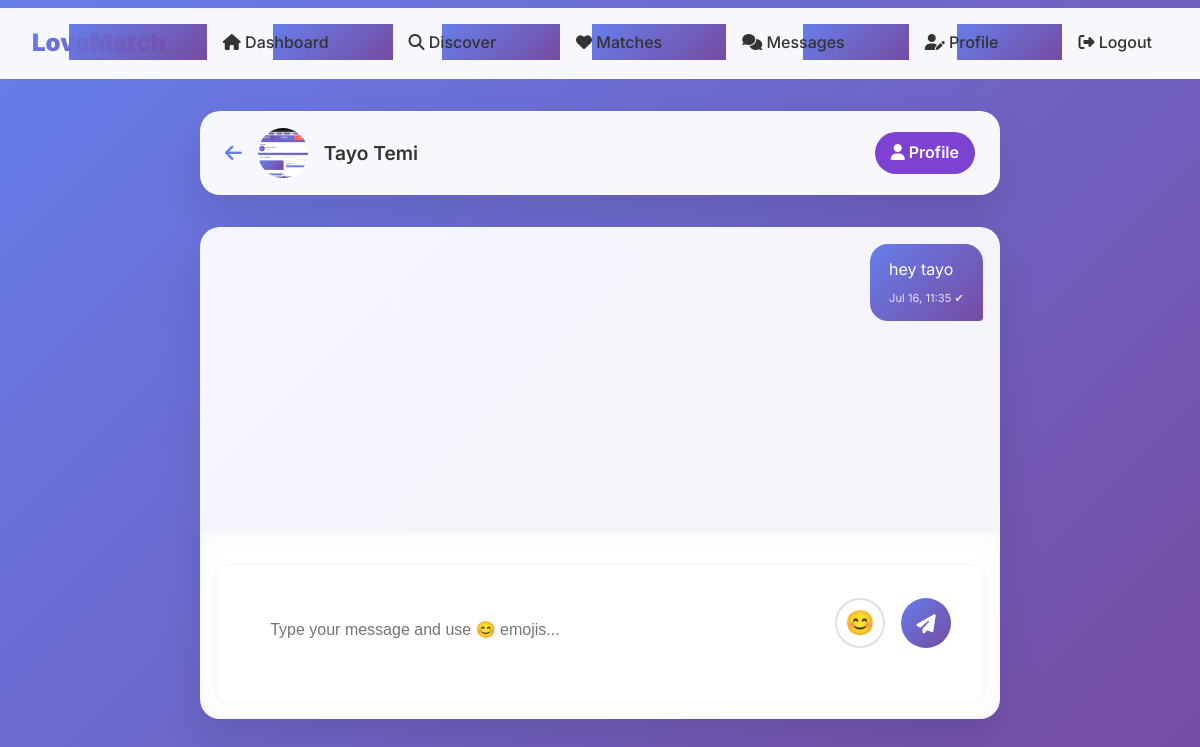
The app's page /messaging/conversation/3/ (signed in) with its own data.
### accounts/models.py (models this page shows, shortened)
class CustomUser(AbstractUser):
    email = models.EmailField(unique=True)
    date_of_birth = models.DateField(null=True, blank=True)
    phone_number = models.CharField(max_length=15, blank=True)
    is_email_verified = models.BooleanField(default=False)
    created_at = models.DateTimeField(auto_now_add=True)
    updated_at = models.DateTimeField(auto_now=True)
    USERNAME_FIELD = 'email'
    REQUIRED_FIELDS = ['username', 'first_name', 'last_name']

### profiles/models.py (models this page shows, shortened)
class Profile(models.Model):
    GENDER_CHOICES = [
        ('M', 'Male'),
        ('F', 'Female'),
        ('O', 'Other'),
    ]
    RELATIONSHIP_CHOICES = [
        ('casual', 'Casual Dating'),
        ('serious', 'Serious Relationship'),
        ('marriage', 'Marriage'),
        ('friendship', 'Friendship'),
    ]
    EDUCATION_CHOICES = [
        ('high_school', 'High School'),
        ('bachelors', "Bachelor's Degree"),
        ('masters', "Master's Degree"),
        ('phd', 'PhD'),
        ('other', 'Other'),
    ]
    user = models.OneToOneField(User, on_delete=models.CASCADE)
    bio = models.TextField(max_length=500, blank=True)
    gender = models.CharField(max_length=1, choices=GENDER_CHOICES)
    interested_in = models.CharField(max_length=1, choices=GENDER_CHOICES)
    location = models.CharField(max_length=100, blank=True)
    latitude = models.FloatField(null=True, blank=True)
    longitude = models.FloatField(null=True, blank=True)
    height = models.IntegerField(
        null=True, blank=True, help_text="Height in cm",
        validators=[MinValueValidator(50), MaxValueValidator(250)]
    )
    occupation = models.CharField(max_length=100, blank=True)
    education = models.CharField(max_length=20, choices=EDUCATION_CHOICES, blank=True)
    looking_for = models.CharField(max_length=20, choices=RELATIONSHIP_CHOICES, blank=True)
    smoking = models.BooleanField(default=False)
    drinking = models.BooleanField(default=False)
    is_verified = models.BooleanField(default=False)
    is_active = models.BooleanField(default=True)
    created_at = models.DateTimeField(auto_now_add=True)
    updated_at = models.DateTimeField(auto_now=True)
    @property
    def full_name(self):
        return f"{self.user.first_name} {self.user.last_name}"
    def get_primary_photo(self):
        primary = self.photos.filter(is_primary=True).first()
        return primary.image.url if primary else None

class ProfilePhoto(models.Model):
    profile = models.ForeignKey(Profile, related_name='photos', on_delete=models.CASCADE)
    image = models.ImageField(upload_to='profile_photos/')
    is_primary = models.BooleanField(default=False)
    created_at = models.DateTimeField(auto_now_add=True)
    class Meta:
        ordering = ['-is_primary', '-created_at']

### messaging/models.py (models this page shows, shortened)
class Message(models.Model):
    conversation = models.ForeignKey('Conversation', related_name='messages', on_delete=models.CASCADE)
    sender = models.ForeignKey(User, related_name='sent_messages', on_delete=models.CASCADE)
    recipient = models.ForeignKey(User, related_name='received_messages', on_delete=models.CASCADE)
    content = models.TextField()
    is_read = models.BooleanField(default=False)
    created_at = models.DateTimeField(auto_now_add=True)

### messaging/views.py (the view, shortened to what this page needs)
# urls.py: path('conversation/<int:pk>/', ConversationDetailView.as_view(), name='conversation_detail'),
class ConversationDetailView(LoginRequiredMixin, DetailView):
    model = Conversation
    template_name = 'messaging/conversation_detail.html'
    context_object_name = 'conversation'
    def get_queryset(self):
        user = self.request.user
        return Conversation.objects.filter(
            Q(match__user1=user) | Q(match__user2=user)
        )
    def get_context_data(self, **kwargs):
        context = super().get_context_data(**kwargs)
        context['messages'] = self.object.messages.select_related('sender').all()
        match = self.object.match
        if hasattr(match, 'get_other_user'):
            context['other_user'] = match.get_other_user(self.request.user)
        context['form'] = MessageForm()
        return context

### messaging/forms.py
class MessageForm(forms.ModelForm):
    class Meta:
        model = Message
        fields = ['content']
        widgets = {
            'content': forms.TextInput(attrs={
                'placeholder': 'Type your message and use 😊 emojis...',
                'style': 'flex: 1; padding: 0.8rem 1.2rem; border: 2px solid rgba(255,255,255,0.3); border-radius: 25px; background: rgba(255,255,255,0.9); font-size: 16px;',
                'required': True,
                'id': 'messageInput',
            }),
        }

### matching/models.py (called while the page is built)
    def get_other_user(self, current_user):
        return self.user2 if self.user1 == current_user else self.user1

### templates/messaging/conversation_detail.html (shortened to what this page needs)
{% extends 'base.html' %}
{% load static %}
{% block content %}
<div style="max-width: 800px; margin: 0 auto; height: 80vh; display: flex; flex-direction: column;">
    <div class="card" style="margin-bottom: 1rem; padding: 1rem 1.5rem; flex-shrink: 0;">
        <div style="display: flex; align-items: center; gap: 1rem;">
            <a href="{% url 'messaging:conversation_list' %}" style="color: #667eea; font-size: 1.2rem; text-decoration: none;">
                <i class="fas fa-arrow-left"></i>
            </a>
            {% if other_user.profile.get_primary_photo %}
                <img src="{{ other_user.profile.get_primary_photo }}" alt="{{ other_user.profile.full_name }}" style="width: 50px; height: 50px; border-radius: 50%; object-fit: cover;">
            {% else %}
                <img src="{% static 'images/default_profile.jpg' %}" alt="Default" style="width: 50px; height: 50px; border-radius: 50%; object-fit: cover;">
            {% endif %}
            <div style="flex: 1;">
                <h3 style="margin: 0; font-size: 1.2rem; font-weight: 600;">{{ other_user.profile.full_name|default:other_user.username }}</h3>
            </div>
            <a href="{% url 'profiles:profile_detail' other_user.id %}" class="btn btn-secondary" style="padding: 0.5rem 1rem;">
                <i class="fas fa-user"></i> Profile
            </a>
        </div>
    </div>
    <div class="card" style="flex: 1; display: flex; flex-direction: column; padding: 0; overflow: hidden;">
        <div id="messagesContainer" style="flex: 1; overflow-y: auto; padding: 1rem; background: linear-gradient(135deg, rgba(102,126,234,0.02), rgba(118,75,162,0.02));">
            {% for message in messages %}
                <div style="margin-bottom: 1rem; display: flex; justify-content: {% if message.sender == user %}flex-end{% else %}flex-start{% endif %};">
                    <div style="max-width: 70%; padding: 0.8rem 1.2rem; word-break: break-word; {% if message.sender == user %}background: linear-gradient(135deg, #667eea, #764ba2); color: white; border-radius: 18px 18px 4px 18px;{% else %}background: rgba(255,255,255,0.9); color: #333; border-radius: 18px 18px 18px 4px;{% endif %}" class="emoji">
                        <p style="margin: 0;">{{ message.content|escape }}</p>
                        <p style="margin: 0.5rem 0 0; font-size: 0.7rem; {% if message.sender == user %}color: rgba(255,255,255,0.8);{% else %}color: #999;{% endif %}">
                            {{ message.created_at|date:"M d, H:i" }}
                            {% if message.sender == user and message.is_read %}
                                <span title="Read">&#10004;&#10004;</span>
                            {% elif message.sender == user %}
                                <span title="Sent">&#10004;</span>
                            {% endif %}
                        </p>
                    </div>
                </div>
            {% empty %}
                <div style="text-align: center; margin-top: 2rem; color: #666;">
                    <i class="fas fa-comments" style="font-size: 3rem; opacity: 0.5;"></i>
                    <p>Start your conversation with {{ other_user.first_name }}!</p>
                    <p style="font-size: 0.9rem;">Say hello and break the ice 👋</p>
                </div>
            {% endfor %}
        </div>
        <div style="border-top: 1px solid rgba(255,255,255,0.2); padding: 1rem; background: rgba(255,255,255,0.05); backdrop-filter: blur(10px);">
            <form id="messageForm" method="post" action="" style="display: flex; gap: 1rem;">
                <input type="text" name="content" id="messageInput" placeholder="Type your message and use 😊 emojis..."
                       style="flex: 1; padding: 0.8rem 1.2rem; border: 2px solid rgba(255,255,255,0.3); border-radius: 25px; background: rgba(255,255,255,0.9); font-size: 16px;"
                       required>
                <button type="button" id="emoji-btn" style="border-radius: 50%; width: 50px; height: 50px; background: #fff; border: 2px solid #e0e0e0; font-size: 1.5rem; display: flex; align-items: center; justify-content: center; z-index: 9999; position: relative;">😊</button>
                <button type="submit" class="btn btn-primary" style="border-radius: 50%; width: 50px; height: 50px;">
                    <i class="fas fa-paper-plane"></i>
                </button>
            </form>
        </div>
    </div>
</div>
{% endblock %}

### static/css/style.css (style rules this page uses)
* { margin: 0; padding: 0; box-sizing: border-box; }
body { font-family: 'Segoe UI', Tahoma, Geneva, Verdana, sans-serif; background-color: #f9f7fc; color: #333; line-height: 1.6; }
button, .btn { padding: 0.6rem 1.2rem; border: none; background-color: #7e42d3; color: #fff; border-radius: 5px; cursor: pointer; text-decoration: none; display: inline-block; }
form { background: #fff; padding: 2rem; border-radius: 10px; margin-top: 1rem; box-shadow: 0 0 10px rgba(0,0,0,0.05); }
input[type="text"], input[type="email"], input[type="password"], textarea, select { width: 100%; padding: 0.75rem; margin: 0.5rem 0 1rem; border: 1px solid #ccc; border-radius: 5px; }
.card { background: #fff; padding: 1rem; margin: 1rem 0; border-radius: 10px; box-shadow: 0 0 15px rgba(0,0,0,0.05); }
.card img { max-width: 100%; border-radius: 10px; }

### templates/messaging/conversation_detail.html (style rules this page uses)
#messageForm { display: flex; gap: 1rem; }
#messageInput { flex: 1; padding: 0.8rem 1.2rem; border: 2px solid rgba(255,255,255,0.3); border-radius: 25px; background: rgba(255,255,255,0.9); font-size: 16px; }
.btn-primary { border-radius: 50%; width: 50px; height: 50px; background: linear-gradient(135deg, #667eea, #764ba2); color: white; border: none; display: flex; align-items: center; justify-content: center; }
.btn-primary i { font-size: 1.2rem; }
#messagesContainer { flex: 1; overflow-y: auto; padding: 1rem; background: linear-gradient(135deg, rgba(102,126,234,0.02), rgba(118,75,162,0.02)); }
.btn-primary { background: linear-gradient(135deg, #667eea, #764ba2); color: white; border: none; display: flex; align-items: center; justify-content: center; }

### templates/base.html (style rules this page uses)
input[type="text"], input[type="email"], input[type="password"], input[type="number"], input[type="file"], select, textarea { background: #fff; border: 2px solid #e0e0e0; border-radius: 25px; padding: 0.8rem 1.2rem; font-size: 1rem; margin-bottom: 1rem; width: 100%; box-sizing: border-box; transition: border-color 0.2s; }
* { margin: 0; padding: 0; box-sizing: border-box; }
body { font-family: 'Inter', sans-serif; background: linear-gradient(135deg, #667eea 0%, #764ba2 100%); min-height: 100vh; color: #333; }
.card { background: rgba(255, 255, 255, 0.95); backdrop-filter: blur(20px); border-radius: 20px; padding: 2rem; box-shadow: 0 20px 40px rgba(0, 0, 0, 0.1); border: 1px solid rgba(255, 255, 255, 0.2); margin-bottom: 1rem; }
.btn { padding: 10px 20px; border: none; border-radius: 25px; font-weight: 600; text-decoration: none; cursor: pointer; }
.btn-primary { background: linear-gradient(135deg, #667eea, #764ba2); color: white; }

### records on screen
CustomUser: profile.get_primary_photo (picture), profile.full_name "Tayo Temi"
Message: content "hey tayo", created_at "Jul 16, 11:35"
